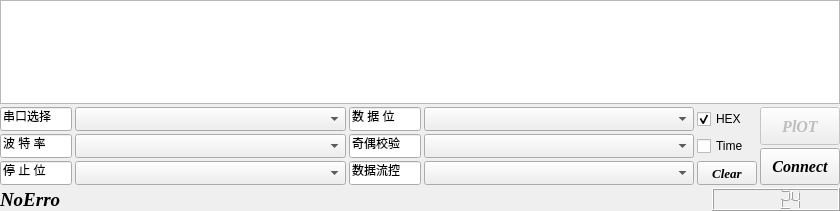
       <widget class="QWidget" name="widget_5" native="true">
        <property name="minimumSize">
         <size>
          <width>840</width>
          <height>211</height>
         </size>
        </property>
        <property name="maximumSize">
         <size>
          <width>840</width>
          <height>211</height>
         </size>
        </property>
        <layout class="QGridLayout" name="gridLayout_13">
         <property name="leftMargin">
          <number>0</number>
         </property>
         <property name="topMargin">
          <number>0</number>
         </property>
         <property name="rightMargin">
          <number>0</number>
         </property>
         <property name="bottomMargin">
          <number>0</number>
         </property>
         <property name="spacing">
          <number>3</number>
         </property>
         <item row="0" column="0">
          <widget class="vPlainTextEdit" name="plainTextRx"/>
         </item>
         <item row="1" column="0">
          <layout class="QHBoxLayout" name="horizontalLayout_7">
           <item>
            <layout class="QHBoxLayout" name="horizontalLayout_6" stretch="1,1">
             <item>
              <layout class="QGridLayout" name="gridLayout_4">
               <item row="0" column="0">
                <widget class="QLineEdit" name="lineEditCom1">
                 <property name="minimumSize">
                  <size>
                   <width>72</width>
                   <height>24</height>
                  </size>
                 </property>
                 <property name="maximumSize">
                  <size>
                   <width>72</width>
                   <height>16777215</height>
                  </size>
                 </property>
                 <property name="text">
                  <string>串口选择</string>
                 </property>
                 <property name="readOnly">
                  <bool>true</bool>
                 </property>
                </widget>
               </item>
               <item row="0" column="1">
                <widget class="QComboBox" name="comboBoxCom1">
                 <property name="minimumSize">
                  <size>
                   <width>104</width>
                   <height>24</height>
                  </size>
                 </property>
                 <property name="maximumSize">
                  <size>
                   <width>16777215</width>
                   <height>24</height>
                  </size>
                 </property>
                </widget>
               </item>
               <item row="1" column="0">
                <widget class="QLineEdit" name="lineEditCom2">
                 <property name="minimumSize">
                  <size>
                   <width>72</width>
                   <height>24</height>
                  </size>
                 </property>
                 <property name="maximumSize">
                  <size>
                   <width>72</width>
                   <height>16777215</height>
                  </size>
                 </property>
                 <property name="text">
                  <string>波 特 率</string>
                 </property>
                 <property name="readOnly">
                  <bool>true</bool>
                 </property>
                </widget>
               </item>
               <item row="1" column="1">
                <widget class="QComboBox" name="comboBoxCom2">
                 <property name="minimumSize">
                  <size>
                   <width>104</width>
                   <height>24</height>
                  </size>
                 </property>
                 <property name="maximumSize">
                  <size>
                   <width>16777215</width>
                   <height>24</height>
                  </size>
                 </property>
                </widget>
               </item>
               <item row="2" column="0">
                <widget class="QLineEdit" name="lineEditCom3">
                 <property name="minimumSize">
                  <size>
                   <width>72</width>
                   <height>24</height>
                  </size>
                 </property>
                 <property name="maximumSize">
                  <size>
                   <width>72</width>
                   <height>16777215</height>
                  </size>
                 </property>
                 <property name="text">
                  <string>停 止 位</string>
                 </property>
                 <property name="readOnly">
                  <bool>true</bool>
                 </property>
                </widget>
               </item>
               <item row="2" column="1">
                <widget class="QComboBox" name="comboBoxCom3">
                 <property name="minimumSize">
                  <size>
                   <width>104</width>
                   <height>24</height>
                  </size>
                 </property>
                 <property name="maximumSize">
                  <size>
                   <width>16777215</width>
                   <height>24</height>
                  </size>
                 </property>
                </widget>
               </item>
              </layout>
             </item>
             <item>
              <layout class="QGridLayout" name="gridLayout_5">
               <item row="0" column="0">
                <widget class="QLineEdit" name="lineEditCom4">
                 <property name="minimumSize">
                  <size>
                   <width>72</width>
                   <height>24</height>
                  </size>
                 </property>
                 <property name="maximumSize">
                  <size>
                   <width>72</width>
                   <height>16777215</height>
                  </size>
                 </property>
                 <property name="text">
                  <string>数 据 位</string>
                 </property>
                 <property name="readOnly">
                  <bool>true</bool>
                 </property>
                </widget>
               </item>
               <item row="0" column="1">
                <widget class="QComboBox" name="comboBoxCom4">
                 <property name="minimumSize">
                  <size>
                   <width>104</width>
                   <height>24</height>
                  </size>
                 </property>
                 <property name="maximumSize">
                  <size>
                   <width>16777215</width>
                   <height>24</height>
                  </size>
                 </property>
                </widget>
               </item>
               <item row="1" column="0">
                <widget class="QLineEdit" name="lineEditCom5">
                 <property name="minimumSize">
                  <size>
                   <width>72</width>
                   <height>24</height>
                  </size>
                 </property>
                 <property name="maximumSize">
                  <size>
                   <width>72</width>
                   <height>16777215</height>
                  </size>
                 </property>
                 <property name="text">
                  <string>奇偶校验</string>
                 </property>
                 <property name="readOnly">
                  <bool>true</bool>
                 </property>
                </widget>
               </item>
               <item row="1" column="1">
                <widget class="QComboBox" name="comboBoxCom5">
                 <property name="minimumSize">
                  <size>
                   <width>104</width>
                   <height>24</height>
                  </size>
                 </property>
                 <property name="maximumSize">
                  <size>
                   <width>16777215</width>
                   <height>24</height>
                  </size>
                 </property>
                </widget>
               </item>
               <item row="2" column="0">
                <widget class="QLineEdit" name="lineEditCom6">
                 <property name="minimumSize">
                  <size>
                   <width>72</width>
                   <height>24</height>
                  </size>
                 </property>
                 <property name="maximumSize">
                  <size>
                   <width>72</width>
                   <height>16777215</height>
                  </size>
                 </property>
                 <property name="text">
                  <string>数据流控</string>
                 </property>
                 <property name="readOnly">
                  <bool>true</bool>
                 </property>
                </widget>
               </item>
               <item row="2" column="1">
                <widget class="QComboBox" name="comboBoxCom6">
                 <property name="minimumSize">
                  <size>
                   <width>104</width>
                   <height>24</height>
                  </size>
                 </property>
                 <property name="maximumSize">
                  <size>
                   <width>16777215</width>
                   <height>24</height>
                  </size>
                 </property>
                </widget>
               </item>
              </layout>
             </item>
            </layout>
           </item>
           <item>
            <layout class="QVBoxLayout" name="verticalLayout_2">
             <item>
              <widget class="QCheckBox" name="checkBoxRx1">
               <property name="minimumSize">
                <size>
                 <width>60</width>
                 <height>24</height>
                </size>
               </property>
               <property name="maximumSize">
                <size>
                 <width>60</width>
                 <height>24</height>
                </size>
               </property>
               <property name="text">
                <string>HEX</string>
               </property>
               <property name="checked">
                <bool>true</bool>
               </property>
              </widget>
             </item>
             <item>
              <widget class="QCheckBox" name="checkBoxRx2">
               <property name="minimumSize">
                <size>
                 <width>60</width>
                 <height>24</height>
                </size>
               </property>
               <property name="maximumSize">
                <size>
                 <width>60</width>
                 <height>24</height>
                </size>
               </property>
               <property name="text">
                <string>Time</string>
               </property>
              </widget>
             </item>
             <item>
              <widget class="QPushButton" name="pushButtonRx2">
               <property name="minimumSize">
                <size>
                 <width>60</width>
                 <height>24</height>
                </size>
               </property>
               <property name="maximumSize">
                <size>
                 <width>60</width>
                 <height>24</height>
                </size>
               </property>
               <property name="font">
                <font>
                 <family>Times New Roman</family>
                 <pointsize>10</pointsize>
                 <weight>75</weight>
                 <italic>true</italic>
                 <bold>true</bold>
                </font>
               </property>
               <property name="text">
                <string>Clear</string>
               </property>
              </widget>
             </item>
            </layout>
           </item>
           <item>
            <layout class="QVBoxLayout" name="verticalLayout_4" stretch="1,1">
             <property name="spacing">
              <number>3</number>
             </property>
             <item>
              <widget class="QPushButton" name="pushButtonPlot">
               <property name="enabled">
                <bool>false</bool>
               </property>
               <property name="sizePolicy">
                <sizepolicy hsizetype="Minimum" vsizetype="Expanding">
                 <horstretch>0</horstretch>
                 <verstretch>0</verstretch>
                </sizepolicy>
               </property>
               <property name="font">
                <font>
                 <family>Times New Roman</family>
                 <pointsize>12</pointsize>
                 <weight>75</weight>
                 <italic>true</italic>
                 <bold>true</bold>
                </font>
               </property>
               <property name="text">
                <string>PlOT</string>
               </property>
               <property name="checkable">
                <bool>true</bool>
               </property>
              </widget>
             </item>
             <item>
              <widget class="QPushButton" name="pushButtonOpen">
               <property name="sizePolicy">
                <sizepolicy hsizetype="Minimum" vsizetype="Expanding">
                 <horstretch>0</horstretch>
                 <verstretch>0</verstretch>
                </sizepolicy>
               </property>
               <property name="minimumSize">
                <size>
                 <width>0</width>
                 <height>0</height>
                </size>
               </property>
               <property name="maximumSize">
                <size>
                 <width>500</width>
                 <height>500</height>
                </size>
               </property>
               <property name="font">
                <font>
                 <family>Times New Roman</family>
                 <pointsize>12</pointsize>
                 <weight>75</weight>
                 <italic>true</italic>
                 <bold>true</bold>
                </font>
               </property>
               <property name="text">
                <string>Connect</string>
               </property>
               <property name="checkable">
                <bool>true</bool>
               </property>
              </widget>
             </item>
            </layout>
           </item>
          </layout>
         </item>
         <item row="2" column="0">
          <layout class="QHBoxLayout" name="horizontalLayout">
           <item>
            <widget class="QLabel" name="labelInfo">
             <property name="sizePolicy">
              <sizepolicy hsizetype="Expanding" vsizetype="Preferred">
               <horstretch>0</horstretch>
               <verstretch>0</verstretch>
              </sizepolicy>
             </property>
             <property name="minimumSize">
              <size>
               <width>24</width>
               <height>0</height>
              </size>
             </property>
             <property name="font">
              <font>
               <family>Times New Roman</family>
               <pointsize>14</pointsize>
               <weight>75</weight>
               <italic>true</italic>
               <bold>true</bold>
              </font>
             </property>
             <property name="text">
              <string>NoErro</string>
             </property>
            </widget>
           </item>
           <item>
            <widget class="QLCDNumber" name="lcdNumber">
             <property name="minimumSize">
              <size>
               <width>128</width>
               <height>0</height>
              </size>
             </property>
             <property name="value" stdset="0">
              <double>24.000000000000000</double>
             </property>
             <property name="intValue" stdset="0">
              <number>24</number>
             </property>
            </widget>
           </item>
          </layout>
         </item>
        </layout>
       </widget>
